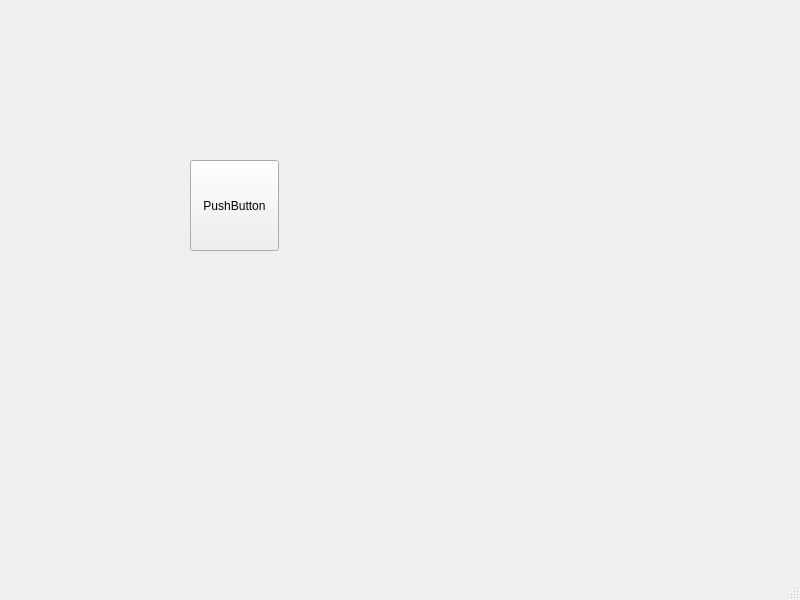
<?xml version="1.0" encoding="UTF-8"?>
<ui version="4.0">
 <class>MainWindow</class>
 <widget class="QMainWindow" name="MainWindow">
  <property name="geometry">
   <rect>
    <x>0</x>
    <y>0</y>
    <width>800</width>
    <height>600</height>
   </rect>
  </property>
  <property name="windowTitle">
   <string>MainWindow</string>
  </property>
  <widget class="QWidget" name="centralwidget">
   <widget class="QPushButton" name="pushButton">
    <property name="geometry">
     <rect>
      <x>190</x>
      <y>160</y>
      <width>89</width>
      <height>91</height>
     </rect>
    </property>
    <property name="text">
     <string>PushButton</string>
    </property>
   </widget>
  </widget>
  <widget class="QMenuBar" name="menubar">
   <property name="geometry">
    <rect>
     <x>0</x>
     <y>0</y>
     <width>800</width>
     <height>22</height>
    </rect>
   </property>
  </widget>
  <widget class="QStatusBar" name="statusbar"/>
 </widget>
 <resources/>
 <connections/>
</ui>
